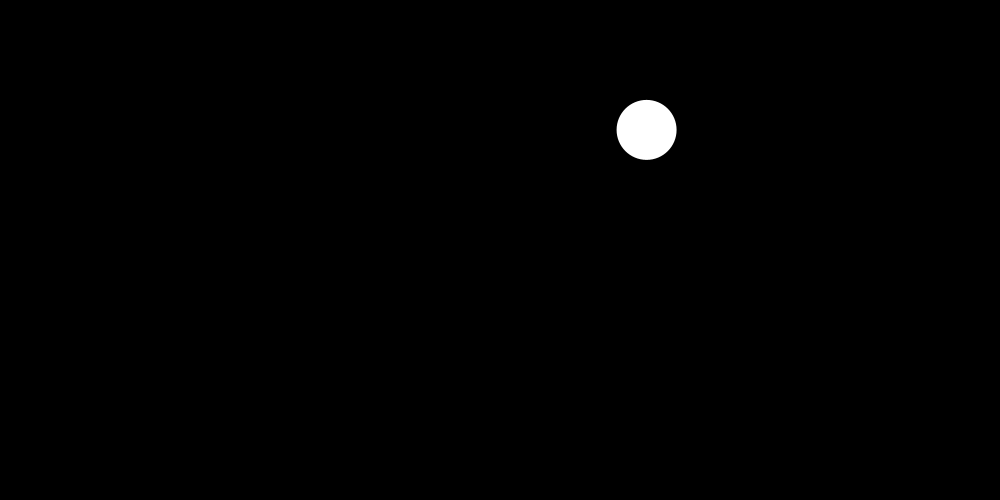
Frame 1 (no input)
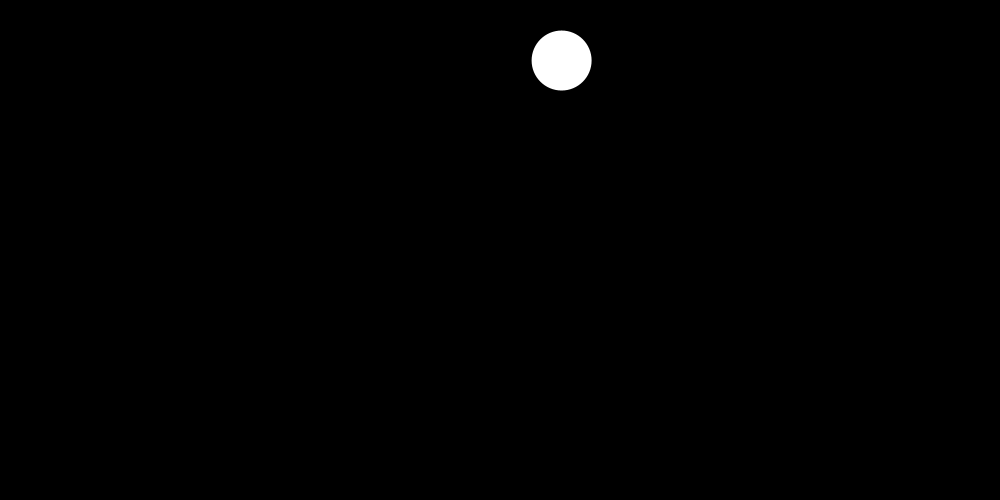
Frame 60 (the mouse pressed at the canvas centre just before this capture)
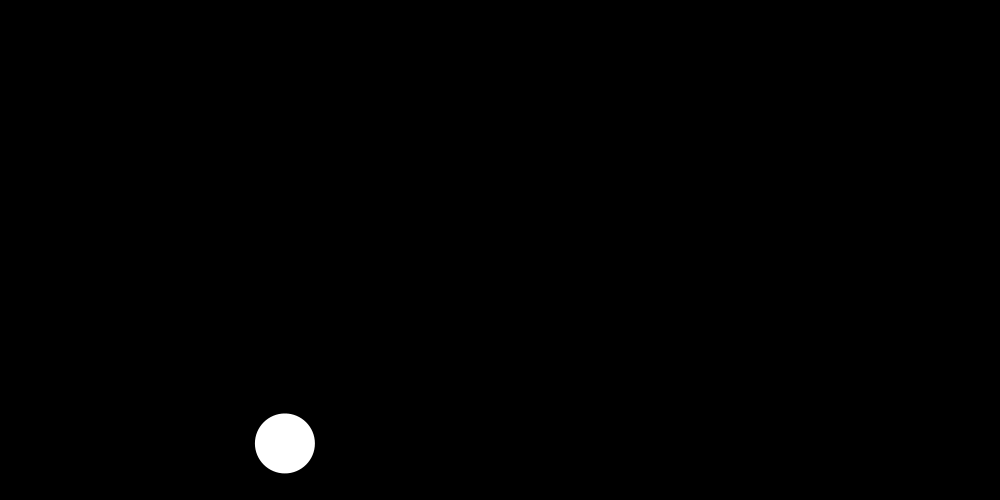
Frame 120 (the mouse held since frame 60 and released just before this capture)

The Processing sketch that drew these frames (run headless with seeded random() and noise(); from frame 60 on, the mouse is pressed at the canvas centre):

// Processing sketch: sketch_02___PVectorMovement
// ── sketch_02___PVectorMovement.pde
PVector pos; 
PVector vel;
PVector acc;
float size = 60;

void setup() {
 size(1000, 500);
 pos = new PVector(random(width), random(height)); 
 vel = new PVector(random(-5, 5), random(-5, 5));
 acc = new PVector();
}

void draw() {
  background(0);
  noStroke();
  drawCircle(pos, vel, acc);
}

void drawCircle(PVector circlePosition, PVector circleVelocity, PVector circleAcceleration) {
  circle(circlePosition.x, circlePosition.y, size); 
  
  //circlePosition.add(circleVelocity);
  PVector mouse = new PVector(mouseX, mouseY);  
  PVector diff = PVector.sub(mouse, circlePosition);
  diff.normalize();
  diff.mult(0.2);
  circleAcceleration.add(diff);
  circleVelocity.add(circleAcceleration);
  circleVelocity.limit(10);
  circlePosition.add(circleVelocity);
  
  circleAcceleration.mult(0);
  
  if(circlePosition.x < 0 || circlePosition.x > width) {
   circleVelocity.x *= -1; 
  }
  if(circlePosition.y < 0 || circlePosition.y > height) {
   circleVelocity.y *= -1; 
  }
}
